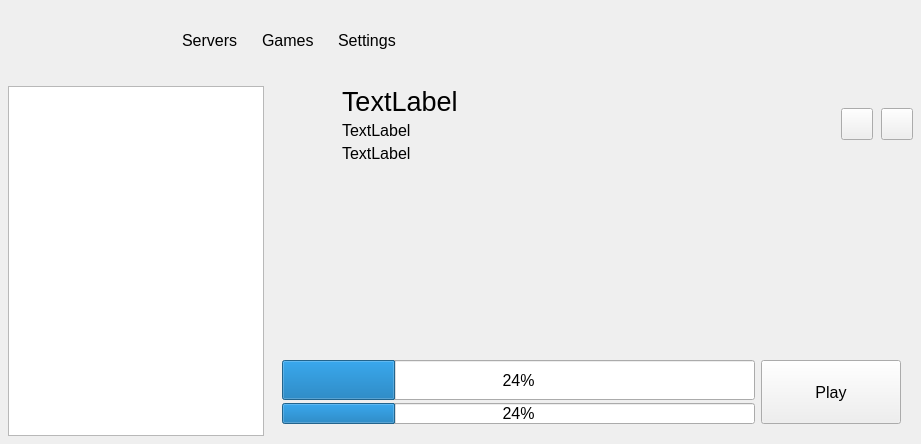
<?xml version="1.0" encoding="UTF-8"?>
<ui version="4.0">
 <class>Sunrise</class>
 <widget class="QMainWindow" name="Sunrise">
  <property name="geometry">
   <rect>
    <x>0</x>
    <y>0</y>
    <width>921</width>
    <height>444</height>
   </rect>
  </property>
  <property name="font">
   <font>
    <pointsize>12</pointsize>
   </font>
  </property>
  <property name="windowTitle">
   <string>Sunrise</string>
  </property>
  <widget class="QWidget" name="centralwidget">
   <layout class="QGridLayout" name="gridLayout">
    <property name="leftMargin">
     <number>0</number>
    </property>
    <property name="topMargin">
     <number>0</number>
    </property>
    <property name="rightMargin">
     <number>0</number>
    </property>
    <property name="bottomMargin">
     <number>0</number>
    </property>
    <property name="spacing">
     <number>-1</number>
    </property>
    <item row="0" column="0" colspan="2">
     <layout class="QHBoxLayout" name="horizontalLayout">
      <property name="spacing">
       <number>0</number>
      </property>
      <property name="leftMargin">
       <number>0</number>
      </property>
      <property name="topMargin">
       <number>0</number>
      </property>
      <property name="rightMargin">
       <number>0</number>
      </property>
      <item>
       <widget class="QWidget" name="headerStyles" native="true">
        <property name="minimumSize">
         <size>
          <width>0</width>
          <height>80</height>
         </size>
        </property>
        <property name="maximumSize">
         <size>
          <width>16777215</width>
          <height>80</height>
         </size>
        </property>
        <widget class="QWidget" name="layoutWidget">
         <property name="geometry">
          <rect>
           <x>0</x>
           <y>0</y>
           <width>901</width>
           <height>81</height>
          </rect>
         </property>
         <layout class="QHBoxLayout" name="headerLayout">
          <property name="spacing">
           <number>24</number>
          </property>
          <property name="sizeConstraint">
           <enum>QLayout::SetDefaultConstraint</enum>
          </property>
          <property name="leftMargin">
           <number>8</number>
          </property>
          <property name="topMargin">
           <number>8</number>
          </property>
          <property name="rightMargin">
           <number>8</number>
          </property>
          <property name="bottomMargin">
           <number>8</number>
          </property>
          <item>
           <widget class="QLabel" name="headerLogo">
            <property name="sizePolicy">
             <sizepolicy hsizetype="Fixed" vsizetype="Fixed">
              <horstretch>0</horstretch>
              <verstretch>0</verstretch>
             </sizepolicy>
            </property>
            <property name="minimumSize">
             <size>
              <width>150</width>
              <height>64</height>
             </size>
            </property>
            <property name="baseSize">
             <size>
              <width>150</width>
              <height>64</height>
             </size>
            </property>
           </widget>
          </item>
          <item>
           <widget class="QLabel" name="headerMenu1">
            <property name="text">
             <string>Servers</string>
            </property>
           </widget>
          </item>
          <item>
           <widget class="QLabel" name="headerMenu2">
            <property name="text">
             <string>Games</string>
            </property>
           </widget>
          </item>
          <item>
           <widget class="QLabel" name="headerMenu3">
            <property name="sizePolicy">
             <sizepolicy hsizetype="Preferred" vsizetype="Preferred">
              <horstretch>0</horstretch>
              <verstretch>0</verstretch>
             </sizepolicy>
            </property>
            <property name="text">
             <string>Settings</string>
            </property>
           </widget>
          </item>
          <item>
           <spacer name="verticalSpacer">
            <property name="orientation">
             <enum>Qt::Vertical</enum>
            </property>
            <property name="sizeType">
             <enum>QSizePolicy::Fixed</enum>
            </property>
            <property name="sizeHint" stdset="0">
             <size>
              <width>20</width>
              <height>80</height>
             </size>
            </property>
           </spacer>
          </item>
          <item>
           <spacer name="headerSpacer">
            <property name="orientation">
             <enum>Qt::Horizontal</enum>
            </property>
            <property name="sizeHint" stdset="0">
             <size>
              <width>40</width>
              <height>20</height>
             </size>
            </property>
           </spacer>
          </item>
         </layout>
        </widget>
       </widget>
      </item>
     </layout>
    </item>
    <item row="1" column="0" colspan="2">
     <layout class="QHBoxLayout" name="bodyLayout" stretch="30,80">
      <property name="leftMargin">
       <number>8</number>
      </property>
      <property name="rightMargin">
       <number>8</number>
      </property>
      <property name="bottomMargin">
       <number>8</number>
      </property>
      <item>
       <widget class="QListWidget" name="serverList">
        <property name="enabled">
         <bool>true</bool>
        </property>
        <property name="sizePolicy">
         <sizepolicy hsizetype="Fixed" vsizetype="Expanding">
          <horstretch>0</horstretch>
          <verstretch>0</verstretch>
         </sizepolicy>
        </property>
        <property name="minimumSize">
         <size>
          <width>256</width>
          <height>0</height>
         </size>
        </property>
        <property name="maximumSize">
         <size>
          <width>256</width>
          <height>16777215</height>
         </size>
        </property>
        <property name="baseSize">
         <size>
          <width>64</width>
          <height>0</height>
         </size>
        </property>
       </widget>
      </item>
      <item>
       <layout class="QGridLayout" name="detailsLayout">
        <item row="1" column="0">
         <spacer name="content">
          <property name="orientation">
           <enum>Qt::Vertical</enum>
          </property>
          <property name="sizeType">
           <enum>QSizePolicy::Expanding</enum>
          </property>
          <property name="sizeHint" stdset="0">
           <size>
            <width>20</width>
            <height>0</height>
           </size>
          </property>
         </spacer>
        </item>
        <item row="0" column="0">
         <layout class="QHBoxLayout" name="detailsHeader">
          <property name="spacing">
           <number>8</number>
          </property>
          <item>
           <widget class="QLabel" name="icon">
            <property name="sizePolicy">
             <sizepolicy hsizetype="Fixed" vsizetype="Fixed">
              <horstretch>0</horstretch>
              <verstretch>0</verstretch>
             </sizepolicy>
            </property>
            <property name="minimumSize">
             <size>
              <width>64</width>
              <height>64</height>
             </size>
            </property>
            <property name="maximumSize">
             <size>
              <width>64</width>
              <height>64</height>
             </size>
            </property>
            <property name="text">
             <string/>
            </property>
            <property name="alignment">
             <set>Qt::AlignRight|Qt::AlignTrailing|Qt::AlignVCenter</set>
            </property>
           </widget>
          </item>
          <item>
           <layout class="QVBoxLayout" name="detailsText">
            <property name="spacing">
             <number>4</number>
            </property>
            <item>
             <widget class="QLabel" name="detailsName">
              <property name="font">
               <font>
                <pointsize>20</pointsize>
               </font>
              </property>
              <property name="text">
               <string>TextLabel</string>
              </property>
             </widget>
            </item>
            <item>
             <widget class="QLabel" name="detailsSubname1">
              <property name="font">
               <font>
                <pointsize>12</pointsize>
               </font>
              </property>
              <property name="text">
               <string>TextLabel</string>
              </property>
             </widget>
            </item>
            <item>
             <widget class="QLabel" name="detailsSubname2">
              <property name="font">
               <font>
                <pointsize>12</pointsize>
               </font>
              </property>
              <property name="text">
               <string>TextLabel</string>
              </property>
             </widget>
            </item>
           </layout>
          </item>
          <item>
           <widget class="QPushButton" name="detailSettings">
            <property name="sizePolicy">
             <sizepolicy hsizetype="Fixed" vsizetype="Fixed">
              <horstretch>0</horstretch>
              <verstretch>0</verstretch>
             </sizepolicy>
            </property>
            <property name="minimumSize">
             <size>
              <width>32</width>
              <height>32</height>
             </size>
            </property>
            <property name="maximumSize">
             <size>
              <width>32</width>
              <height>32</height>
             </size>
            </property>
            <property name="icon">
             <iconset>
              <normaloff>resources/icons/settings-app.png</normaloff>resources/icons/settings-app.png</iconset>
            </property>
            <property name="iconSize">
             <size>
              <width>24</width>
              <height>24</height>
             </size>
            </property>
           </widget>
          </item>
          <item>
           <widget class="QPushButton" name="detailWebsite">
            <property name="sizePolicy">
             <sizepolicy hsizetype="Fixed" vsizetype="Fixed">
              <horstretch>0</horstretch>
              <verstretch>0</verstretch>
             </sizepolicy>
            </property>
            <property name="minimumSize">
             <size>
              <width>32</width>
              <height>32</height>
             </size>
            </property>
            <property name="maximumSize">
             <size>
              <width>32</width>
              <height>32</height>
             </size>
            </property>
            <property name="icon">
             <iconset>
              <normaloff>resources/icons/website.png</normaloff>resources/icons/website.png</iconset>
            </property>
            <property name="iconSize">
             <size>
              <width>24</width>
              <height>24</height>
             </size>
            </property>
           </widget>
          </item>
         </layout>
        </item>
        <item row="2" column="0">
         <layout class="QHBoxLayout" name="horizontalLayout_2">
          <property name="spacing">
           <number>0</number>
          </property>
          <property name="sizeConstraint">
           <enum>QLayout::SetDefaultConstraint</enum>
          </property>
          <item>
           <widget class="QWidget" name="downloadBackground" native="true">
            <property name="sizePolicy">
             <sizepolicy hsizetype="Expanding" vsizetype="Maximum">
              <horstretch>0</horstretch>
              <verstretch>0</verstretch>
             </sizepolicy>
            </property>
            <property name="maximumSize">
             <size>
              <width>16777215</width>
              <height>88</height>
             </size>
            </property>
            <layout class="QHBoxLayout" name="downloadLayout">
             <property name="leftMargin">
              <number>12</number>
             </property>
             <property name="topMargin">
              <number>12</number>
             </property>
             <property name="rightMargin">
              <number>12</number>
             </property>
             <property name="bottomMargin">
              <number>12</number>
             </property>
             <item>
              <layout class="QVBoxLayout" name="progressLayou" stretch="100,20">
               <property name="spacing">
                <number>-1</number>
               </property>
               <property name="sizeConstraint">
                <enum>QLayout::SetDefaultConstraint</enum>
               </property>
               <property name="leftMargin">
                <number>0</number>
               </property>
               <item>
                <widget class="QProgressBar" name="progress">
                 <property name="sizePolicy">
                  <sizepolicy hsizetype="Expanding" vsizetype="Expanding">
                   <horstretch>0</horstretch>
                   <verstretch>0</verstretch>
                  </sizepolicy>
                 </property>
                 <property name="minimumSize">
                  <size>
                   <width>200</width>
                   <height>40</height>
                  </size>
                 </property>
                 <property name="baseSize">
                  <size>
                   <width>0</width>
                   <height>0</height>
                  </size>
                 </property>
                 <property name="value">
                  <number>24</number>
                 </property>
                </widget>
               </item>
               <item>
                <widget class="QProgressBar" name="fileProgress">
                 <property name="sizePolicy">
                  <sizepolicy hsizetype="Expanding" vsizetype="Expanding">
                   <horstretch>0</horstretch>
                   <verstretch>0</verstretch>
                  </sizepolicy>
                 </property>
                 <property name="minimumSize">
                  <size>
                   <width>200</width>
                   <height>0</height>
                  </size>
                 </property>
                 <property name="baseSize">
                  <size>
                   <width>0</width>
                   <height>0</height>
                  </size>
                 </property>
                 <property name="value">
                  <number>24</number>
                 </property>
                </widget>
               </item>
              </layout>
             </item>
             <item>
              <widget class="QPushButton" name="play">
               <property name="sizePolicy">
                <sizepolicy hsizetype="Fixed" vsizetype="Expanding">
                 <horstretch>0</horstretch>
                 <verstretch>0</verstretch>
                </sizepolicy>
               </property>
               <property name="minimumSize">
                <size>
                 <width>140</width>
                 <height>0</height>
                </size>
               </property>
               <property name="maximumSize">
                <size>
                 <width>140</width>
                 <height>16777215</height>
                </size>
               </property>
               <property name="baseSize">
                <size>
                 <width>0</width>
                 <height>0</height>
                </size>
               </property>
               <property name="text">
                <string>Play</string>
               </property>
              </widget>
             </item>
            </layout>
           </widget>
          </item>
         </layout>
        </item>
       </layout>
      </item>
     </layout>
    </item>
   </layout>
  </widget>
 </widget>
 <resources/>
 <connections/>
</ui>
